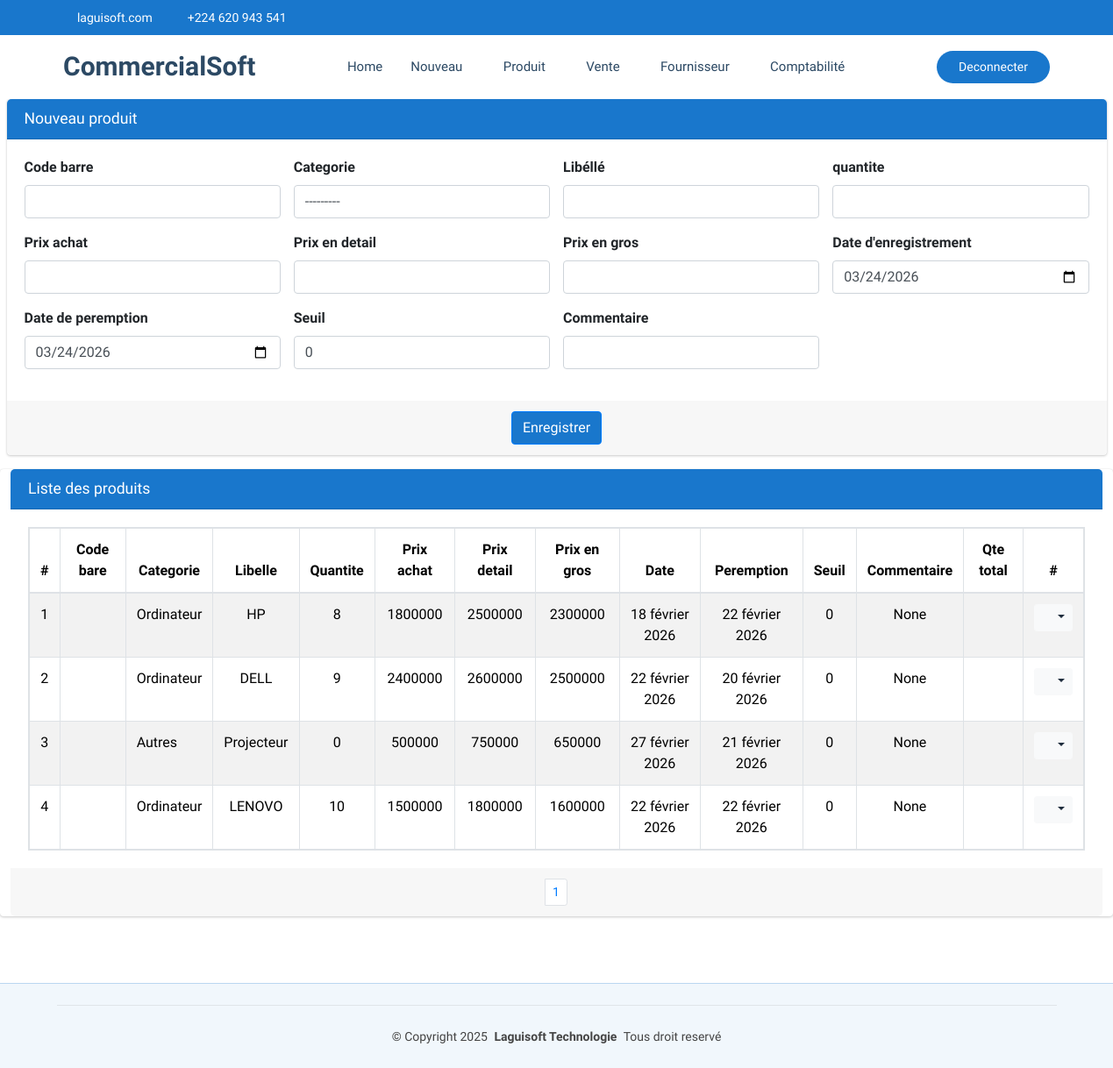
The page /commerce/produit/ (signed in) on the database as committed earlier.
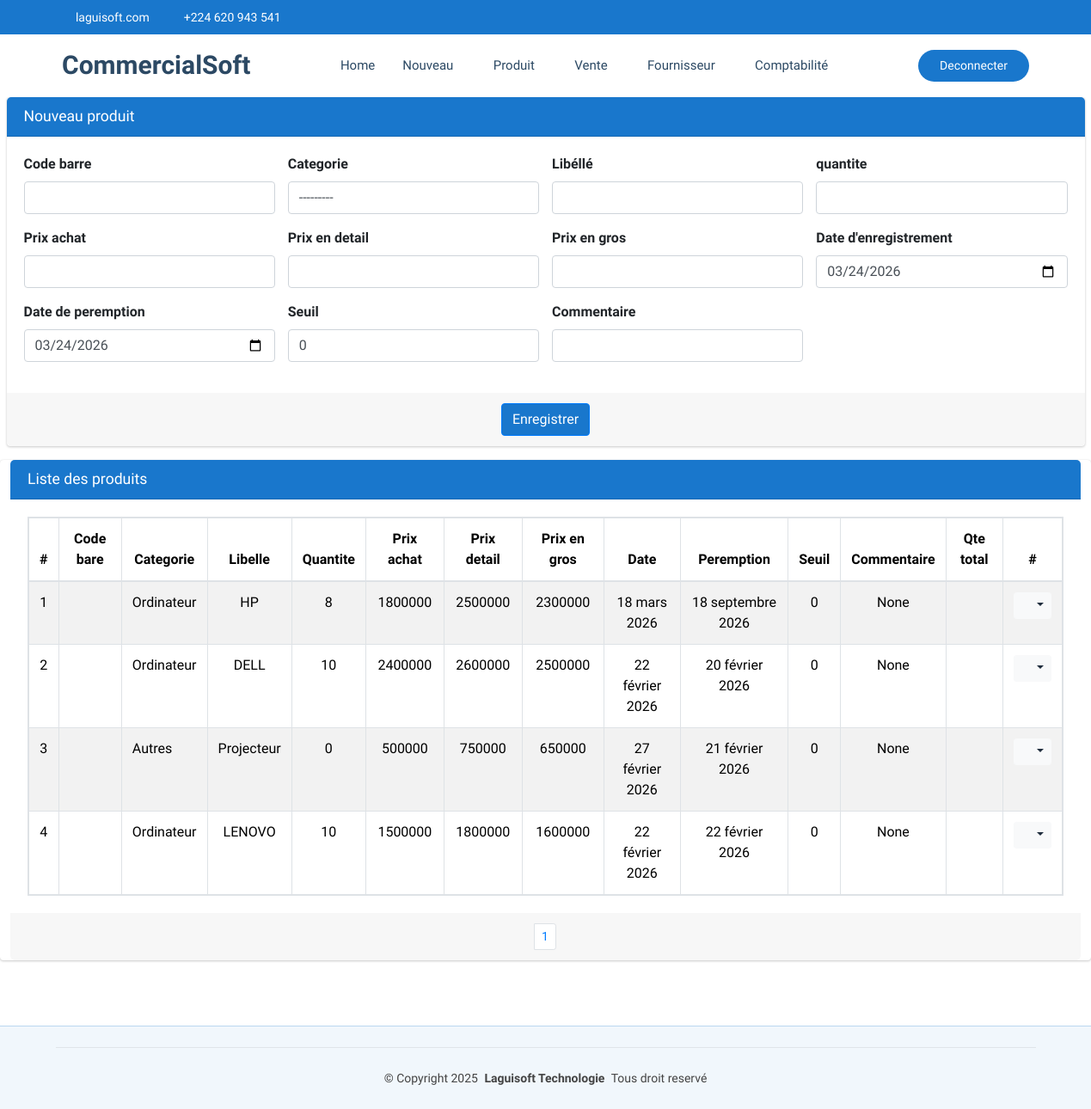
The same page on the database as committed later.
### CommercialSoft/models.py (models this page shows, shortened)
class Produit(models.Model):
    codebare=models.CharField(max_length=100, unique=True, null=True, blank=True)
    categorie=models.ForeignKey(Categorie, on_delete=models.SET_NULL, null=True, blank=True)
    libelle=models.CharField(max_length=60, unique=True)
    quantite=models.IntegerField()
    prixAchat=models.DecimalField(max_digits=30, decimal_places=0)
    prixEnGros=models.DecimalField(max_digits=30, decimal_places=0)
    prixDetail=models.DecimalField(max_digits=30, decimal_places=0)
    autrePrix=models.DecimalField(max_digits=30, decimal_places=0, default=0)
    date=models.DateField(default=timezone.now)
    datePeremption=models.DateField(default=timezone.now)
    seuil=models.PositiveIntegerField(default=0)
    commentaire=models.CharField(max_length=60, null=True, blank=True)
    quantiteTotal=models.PositiveBigIntegerField(default=0)

class Categorie(models.Model):
    nom=models.CharField(max_length=30, unique=True)
    def __str__(self):
        return self.nom

### CommercialSoft/views.py (the view)
# urls.py: path('produit/', views.produit_list_create,name="commerce_produit"),
@login_required
def produit_list_create(request):
    if request.method == "POST":
        form = ProduitForm(request.POST)
        if form.is_valid():
            form.save()  # Sauvegarder après modification
            messages.success(request, "Produit créée avec succès !")
            return redirect('commerce_produit')
        else:
            messages.error(request, "Erreur lors de la création de la produit.")
    else:
        form = ProduitForm()
    produit = Produit.objects.all().order_by('id')
    paginator = Paginator(produit, 15)
    page = request.GET.get('page')
    paginated = paginator.get_page(page)
    return render(request, 'CommercialSoft/produit.html', {'form': form,'listes': paginated})

### CommercialSoft/forms.py
class ProduitForm(forms.ModelForm):
    class Meta:
        model = Produit
        fields = ['codebare','categorie','libelle','quantite','prixAchat','prixDetail','prixEnGros','date','datePeremption','seuil','commentaire']
        widgets = {
            'codebare': forms.TextInput(attrs={'class': 'form-control'}),
            'categorie': forms.Select(attrs={'class': 'form-control'}),
            'libelle': forms.TextInput(attrs={'class': 'form-control'}),
            'quantite': forms.NumberInput(attrs={'class': 'form-control'}),
            'prixAchat': forms.NumberInput(attrs={'class': 'form-control'}),
            'prixDetail': forms.NumberInput(attrs={'class': 'form-control'}),
            'prixEnGros': forms.NumberInput(attrs={'class': 'form-control'}),
            'date': forms.DateInput(attrs={'class': 'form-control', 'type': 'date','id':'idDateEnregistrement'}),
            'datePeremption': forms.DateInput(attrs={'class': 'form-control', 'type': 'date','id':'idDatePeremption'}),
            'seuil': forms.NumberInput(attrs={'class': 'form-control'}),
            'commentaire': forms.TextInput(attrs={'class': 'form-control'}),
        }

### CommercialSoft/templates/CommercialSoft/produit.html (shortened to what the changed rows need)
{% extends "CommercialSoft/starter-page.html" %}
{% load static %}
{% block css %}
    <link rel="stylesheet" href="{% static 'autre/plugins/fontawesome-free/css/all.min.css' %}">
    <link rel="stylesheet" href="https://code.ionicframework.com/ionicons/2.0.1/css/ionicons.min.css">
  <link rel="stylesheet" href="{% static 'autre/plugins/sweetalert2-theme-bootstrap-4/bootstrap-4.min.css' %}">
    <link rel="stylesheet" href="{% static 'autre/dist/css/adminlte.min.css' %}">
    <link rel="stylesheet" href="{% static 'autre/plugins/toastr/toastr.min.css' %}">
{% endblock %}
{% block corp %}
<section class="content pt-0">
  <div class="container-fluid">
     <div class="row">
      <div class="card card-primary">
        <div class="card-body">
          <table class="table table-bordered table-hover table-striped table-responsive">
            <thead>
              <tr>
                <th style="width: 10px" class="text-center">#</th>
                <th class="text-center">Code bare</th>
                <th class="text-center">Categorie</th>
                <th class="text-center">Libelle</th>
                <th class="text-center">Quantite</th>
                <th class="text-center">Prix achat</th>
                <th class="text-center">Prix detail</th>
                <th class="text-center">Prix en gros</th>
                <th class="text-center">Date</th>
                <th class="text-center">Peremption</th>
                <th class="text-center">Seuil</th>
                <th class="text-center">Commentaire</th>
                <th class="text-center">Qte total</th>
                <th style="width: 40px" class="text-center">#</th>
              </tr>
            </thead>
            <tbody>
              {% if listes %}
                {% for liste in listes %}
                  <tr>
                    <td class="text-center">{{liste.id}}</td>
                    <td>{{liste.codebarre}}</td>
                    <td>{{liste.categorie}}</td>
                    <td class="text-center">{{liste.libelle}}</td>
                    <td class="text-center">{{liste.quantite}}</td>
                    <td class="text-center">{{liste.prixAchat}}</td>
                    <td class="text-center">{{liste.prixDetail}}</td>
                    <td class="text-center">{{liste.prixEnGros}}</td>
                    <td class="text-center">{{liste.date}}</td>
                    <td class="text-center">{{liste.datePeremption}}</td>
                    <td class="text-center">{{liste.seuil}}</td>
                    <td class="text-center">{{liste.commentaire}}</td>
                    <td class="text-center">{{patient.quantiteTotal}}</td>
                    <td class="text-center">
                      <div class="btn-group">
                        <button type="button" class="btn btn-sm btn-light dropdown-toggle" data-toggle="dropdown" aria-expanded="false">
                          <i class="fas fa-cogs"></i>
                        </button>
                      </div>
                    </td>
                  </tr>
                {% endfor %}
              {% else %}
                <tr>
                  <td colspan="14" class="text-center">Aucune ligine disponible pour le moment.</td>
                </tr>
              {% endif %}
            </tbody>
          </table>
        </div>
      </div>
     </div>
  </div>
</section>
  {% endblock %}

Rows that differ between the two databases and show on the page:
changed Produit "HP": date "18 février 2026" → "18 mars 2026"; datePeremption "22 février 2026" → "18 septembre 2026"
changed Produit "DELL": quantite "9" → "10"
